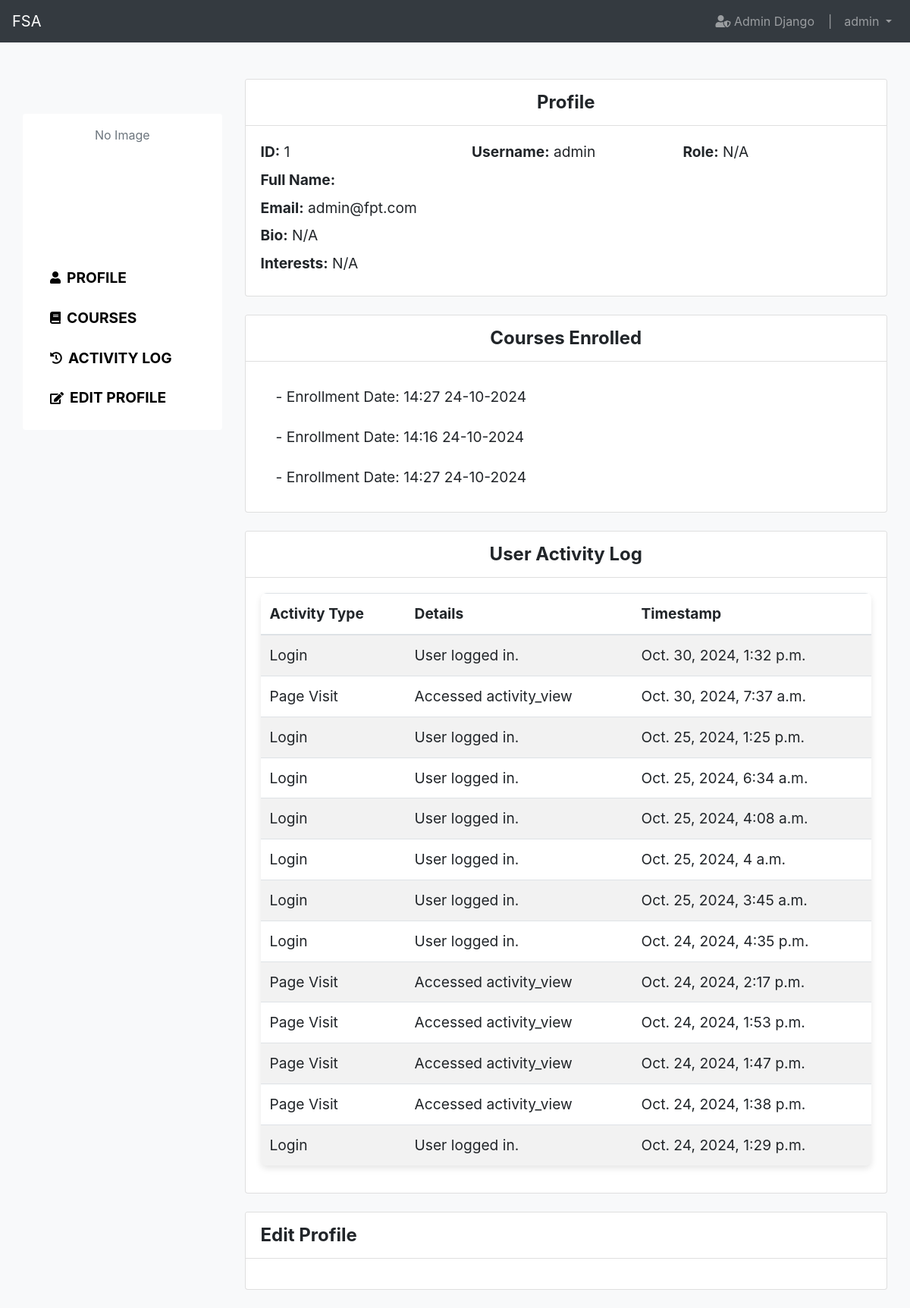
/user/detail/1/ (signed in), run on the app's committed database.
### user/models.py (models this page shows)
class User(AbstractUser):
    date_joined = models.DateTimeField(auto_now_add=True)
    training_programs = models.ManyToManyField(TrainingProgram)
    modules = models.ManyToManyField(Module, related_name='assigned_users', blank=True)
    groups = models.ManyToManyField(
        Group,
        blank=True,
        help_text='The groups this user belongs to.',
        verbose_name='groups',
        related_name='custom_user_groups',
    )
    user_permissions = models.ManyToManyField(
        Permission,
        blank=True,
        help_text='Specific permissions for this user.',
        verbose_name='user permissions',
        related_name='custom_user_permissions',
    )

### course/models.py (models this page shows, shortened)
class Enrollment(models.Model):
    student = models.ForeignKey('user.User', on_delete=models.CASCADE)
    course = models.ForeignKey(Course, on_delete=models.CASCADE)
    date_enrolled = models.DateTimeField(auto_now_add=True)
    class Meta:
        unique_together = ('student', 'course')

### activity/models.py (models this page shows, shortened)
class UserActivityLog(models.Model):
    log_id = models.AutoField(primary_key=True)
    ACTIVITY_TYPES = [
        ('login', 'Login'),
        ('course_completion', 'Course Completion'),
        ('logout', 'Logout'),
        ('page_visit', 'Page Visit'),
    ]
    user = models.ForeignKey(settings.AUTH_USER_MODEL, on_delete=models.CASCADE)
    activity_type = models.CharField(max_length=100, choices=ACTIVITY_TYPES)
    activity_details = models.TextField(blank=True, null=True)
    activity_timestamp = models.DateTimeField(auto_now_add=True)

### user/views.py (the view, shortened to what this page needs)
# urls.py: path('detail/<int:pk>/', views.user_detail, name='user_detail'),
@login_required
def user_detail(request, pk):
    user = get_object_or_404(User, pk=pk)
    is_superuser = request.user.is_superuser
    if not is_superuser and (not hasattr(request.user, 'profile') or request.user.profile is None):
        messages.error(request, "Bạn không có quyền.")  # Thông báo lỗi
        return redirect('user:user_list')  # Chuyển hướng đến danh sách người dùng
    user_role_permissions = request.user.profile.role.permissions.values_list('codename', flat=True) if not is_superuser else []
    if 'can_detail_user' not in user_role_permissions and not is_superuser:
        messages.error(request, "Bạn không có quyền.")  # Thông báo lỗi
        return redirect('user:user_list')  # Chuyển hướng đến danh sách người dùng
    course_progress = UserCourseProgress.objects.filter(user=user)
    courses_with_progress = [
        {
            'course': progress.course,
            'progress_percentage': progress.progress_percentage
        }
        for progress in course_progress
    ]
    enrollments = Enrollment.objects.filter(student=user)
    role = getattr(user.profile.role, 'role_name', None) if hasattr(user, 'profile') else None
    is_student = role == 'Student'
    student_code = "N/A"
    quiz_results = []  # List to hold quiz results
    activity_logs = UserActivityLog.objects.filter(user=user).order_by('-activity_timestamp')
    paginator = Paginator(activity_logs, 5)  # Hiển thị 5 nhật ký mỗi trang
    page_number = request.GET.get('page')
    page_obj = paginator.get_page(page_number)
    is_superuser = request.user.is_authenticated and request.user.is_superuser
    return render(request, 'user_detail.html', {
        'user': user,
        'courses_with_progress': courses_with_progress,
        'enrollments': enrollments,
        'is_student': is_student,
        'is_superuser': is_superuser,
        'student_code': student_code,
        'quiz_results': quiz_results,
        'activity_logs': activity_logs,  # Thêm lại activity_logs
        'page_obj': page_obj,  # Sử dụng page_obj cho phân trang
    })

### user/templates/user_detail.html (shortened to what this page needs)
{% extends 'base.html' %}
{% load custome_filters %}
{% load static %}
{% block content %}
<link rel="stylesheet" href="{% static 'css/user_detail.css' %}">
<div class="container-fluid mt-5">
    <div class="row">
        <div class="col-md-3 sidebar">
            <div class="bg-white text-black p-3 rounded text-center mx-auto" style="max-width: 400px;">
                <div class="avatar-wrapper mb-3 d-flex justify-content-center">
                    {% if user.profile.profile_picture_url %}
                        <img src="{{ user.profile.profile_picture_url }}" class="img-fluid rounded-circle">
                    {% else %}
                        <span class="text-muted">No Image</span>
                    {% endif %}
                </div>
                <ul class="list-group">
                    <li class="list-group-item bg-white d-flex align-items-center">
                        <a href="#profileCard" class="text-black d-flex align-items-center">
                            <i class="fas fa-user blink-icon"></i>
                            <span class="ml-2 menu-item">PROFILE</span>
                        </a>
                    </li>
                    <li class="list-group-item bg-white d-flex align-items-center">
                        <a href="#CourseCard" class="text-black d-flex align-items-center">
                            <i class="fas fa-book blink-icon"></i>
                            <span class="ml-2 menu-item">COURSES</span>
                        </a>
                    </li>
                    <li class="list-group-item bg-white d-flex align-items-center">
                        <a href="#activityLogCard" class="text-black d-flex align-items-center">
                            <i class="fas fa-history blink-icon"></i>
                            <span class="ml-2 menu-item">ACTIVITY LOG</span>
                        </a>
                    </li>
                    <li class="list-group-item bg-white d-flex align-items-center">
                        <a href="#editPasswordCard" class="text-black d-flex align-items-center" onclick="togglePasswordForm(event)">
                            <i class="fas fa-edit blink-icon"></i>
                            <span class="ml-2 menu-item">EDIT PROFILE</span>
                        </a>
                    </li>
                </ul>
            </div>
        </div>
        <div class="col-md-9">
            <div class="card mb-4" id="profileCard">
                <div class="card-header bg-white text-black text-center">
                    <strong>Profile</strong>
                </div>
                <div class="card-body">
                    <div class="row mb-2">
                        <div class="col-4"><strong>ID:</strong>
                            {% if is_student %}
                                {{ student_code }}
                            {% else %}
                                {{ user.id }}
                            {% endif %}
                        </div>
                        <div class="col-4"><strong>Username:</strong> {{ user.username }}</div>
                        <div class="col-4"><strong>Role:</strong> {{ user.profile.role.role_name|default:"N/A" }}</div>
                    </div>
                    <div class="row mb-2">
                        <div class="col-12"><strong>Full Name:</strong> {{ user.first_name }} {{ user.last_name }}</div>
                    </div>
                    <div class="row mb-2">
                        <div class="col-12"><strong>Email:</strong> {{ user.email }}</div>
                    </div>
                    <div class="row mb-2">
                        <div class="col-12"><strong>Bio:</strong> {{ user.profile.bio|default:"N/A" }}</div>
                    </div>
                    <div class="row mb-2">
                        <div class="col-12"><strong>Interests:</strong> {{ user.profile.interests|default:"N/A" }}</div>
                    </div>
                </div>
            </div>
            <div class="card mb-4" id="CourseCard">
                <div class="card-header bg-white text-black text-center">
                    <strong>Courses Enrolled</strong>
                </div>
                <div class="card-body">
                    {% if enrollments %}
                        <ul class="list-group">
                            {% for enrollment in enrollments %}
                                <li class="list-group-item">
                                    <strong>{{ enrollment.course.name }}</strong> -
                                    Enrollment Date: {{ enrollment.date_enrolled|date:"H:i d-m-Y" }}
                                </li>
                            {% endfor %}
                        </ul>
                    {% else %}
                        <p class="text-muted">No courses enrolled.</p>
                    {% endif %}
                </div>
            </div>
            <div class="card mb-4" id="activityLogCard">
                <div class="card-header bg-white text-black text-center">
                    <strong>User Activity Log</strong>
                </div>
                <div class="card-body">
                    <table class="table table-striped w-100">
                        <thead>
                            <tr>
                                <th>Activity Type</th>
                                <th>Details</th>
                                <th>Timestamp</th>
                            </tr>
                        </thead>
                        <tbody>
                            {% for log in activity_logs %}
                                <tr>
                                    <td>{{ log.get_activity_type_display }}</td>
                                    <td>{{ log.activity_details }}</td>
                                    <td>{{ log.activity_timestamp }}</td>
                                </tr>
                            {% empty %}
                                <tr>
                                    <td colspan="3">No activity records found.</td>
                                </tr>
                            {% endfor %}
                        </tbody>
                    </table>
                </div>
            </div>
            <div class="card mb-4" id="editPasswordCard">
                <div class="card-header bg-white text-black d-flex justify-content-between align-items-center">
                    <strong>Edit Profile</strong>
                </div>
                <div class="card-body">
                </div>
            </div>
        </div>
    </div>
</div>
{% endblock %}

### main/templates/base.html (shortened to what this page needs)
<!DOCTYPE html>
<html lang="en">
<head>
    <link rel="stylesheet" href="https://maxcdn.bootstrapcdn.com/bootstrap/4.5.2/css/bootstrap.min.css">
    <link rel="stylesheet" href="https://cdnjs.cloudflare.com/ajax/libs/font-awesome/5.15.4/css/all.min.css">
</head>
<body>
    <nav class="navbar navbar-expand-lg navbar-dark bg-dark">
        <a class="navbar-brand" href="{% url 'main:home' %}">FSA</a>
        <div class="collapse navbar-collapse">
                {% if request.user.is_authenticated %}
            <ul class="navbar-nav ml-auto">
                <li class="nav-item">
                    <a class="nav-link" href="{% url 'admin:index' %}" target="_blank">
                        <i class="fas fa-user-shield"></i> Admin Django &nbsp;&nbsp;&nbsp;|
                    </a>
                </li>
                <li class="nav-item dropdown">
                    <a class="nav-link dropdown-toggle" href="#" id="navbarDropdown" role="button" data-toggle="dropdown" aria-haspopup="true" aria-expanded="false">
                        {{ request.user.get_full_name|default:request.user.username }}
                    </a>
                </li>
                {% else %}
                <li class="nav-item"><a class="nav-link" href="{% url 'main:register_email' %}">Register</a></li>
                <li class="nav-item"><a class="nav-link" href="{% url 'main:login' %}">Login</a></li>
                {% endif %}
            </ul>
        </div>
    </nav>
    <div class="container-fluid mt-4">
        {% block content %}{% endblock %}
    </div>
</body>
</html>

### user/static/css/user_detail.css (style rules this page uses)
body { background-color: #F8F9FA; }
.avatar-wrapper { position: relative; width: 150px; height: 150px; margin: 0 auto; object-fit: cover; border-radius: 50%; }
.bg-white { background-color: #ffffff; }
.card-header strong { font-weight: bold; font-size: 1.5rem; }
.list-group-item { border: none; position: relative; background-color: transparent; }
.list-group-item a { color: black; text-decoration: none; }
.sidebar { position: sticky; top: 150px; height: calc(100vh - 80px); overflow-y: auto; }
.menu-item { font-size: 1.2rem; font-weight: bold; }
.table { box-shadow: 0 4px 8px rgba(0, 0, 0, 0.1); border-radius: 8px; overflow: hidden; }
.card-body { font-size: 1.20rem; text-align: left; }

### data on the page
User: user.get_full_name "admin", id "1", username "admin", email "admin@fpt.com"
Enrollment: date_enrolled "14:27 24-10-2024"
Enrollment: date_enrolled "14:16 24-10-2024"
Enrollment: date_enrolled "14:27 24-10-2024"
UserActivityLog: activity_type "Login", activity_details "User logged in.", activity_timestamp "Oct. 30, 2024, 1:32 p.m."
UserActivityLog: activity_type "Page Visit", activity_details "Accessed activity_view", activity_timestamp "Oct. 30, 2024, 7:37 a.m."
UserActivityLog: activity_type "Login", activity_details "User logged in.", activity_timestamp "Oct. 25, 2024, 1:25 p.m."
UserActivityLog: activity_type "Login", activity_details "User logged in.", activity_timestamp "Oct. 25, 2024, 6:34 a.m."
UserActivityLog: activity_type "Login", activity_details "User logged in.", activity_timestamp "Oct. 25, 2024, 4:08 a.m."
UserActivityLog: activity_type "Login", activity_details "User logged in.", activity_timestamp "Oct. 25, 2024, 4 a.m."
UserActivityLog: activity_type "Login", activity_details "User logged in.", activity_timestamp "Oct. 25, 2024, 3:45 a.m."
UserActivityLog: activity_type "Login", activity_details "User logged in.", activity_timestamp "Oct. 24, 2024, 4:35 p.m."
UserActivityLog: activity_type "Page Visit", activity_details "Accessed activity_view", activity_timestamp "Oct. 24, 2024, 2:17 p.m."
UserActivityLog: activity_type "Page Visit", activity_details "Accessed activity_view", activity_timestamp "Oct. 24, 2024, 1:53 p.m."
UserActivityLog: activity_type "Page Visit", activity_details "Accessed activity_view", activity_timestamp "Oct. 24, 2024, 1:47 p.m."
UserActivityLog: activity_type "Page Visit", activity_details "Accessed activity_view", activity_timestamp "Oct. 24, 2024, 1:38 p.m."
UserActivityLog: activity_type "Login", activity_details "User logged in.", activity_timestamp "Oct. 24, 2024, 1:29 p.m."

### other printed values
{{ user.profile.role.role_name|default:"N/A" }} "N/A"
{{ user.profile.bio|default:"N/A" }} "N/A"
{{ user.profile.interests|default:"N/A" }} "N/A"
